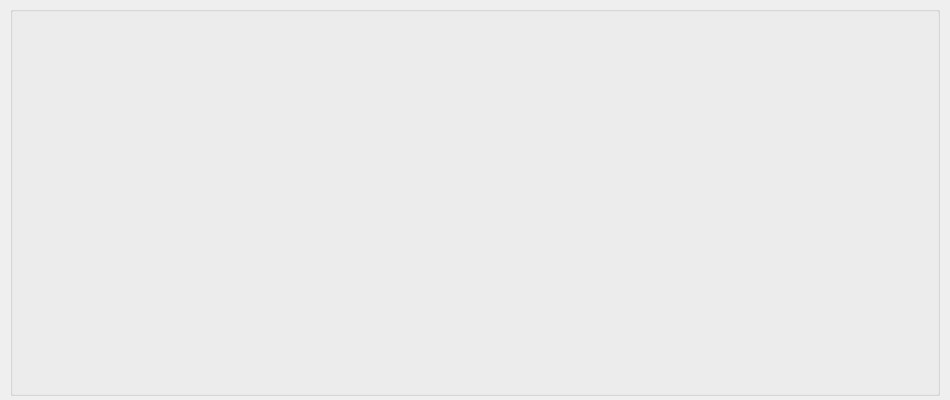
<ui version="4.0" >
 <class>ECCDTRANSLINE_2_1</class>
 <widget class="QWidget" name="ECCDTRANSLINE_2_1" >
  <property name="geometry" >
   <rect>
    <x>0</x>
    <y>0</y>
    <width>950</width>
    <height>400</height>
   </rect>
  </property>
  <property name="windowTitle" >
   <string>Form</string>
  </property>
  <widget class="QGroupBox" name="groupBox_2" >
   <property name="geometry" >
    <rect>
     <x>10</x>
     <y>6</y>
     <width>930</width>
     <height>390</height>
    </rect>
   </property>
   <property name="title" >
    <string/>
   </property>
  </widget>
 </widget>
 <resources/>
 <connections/>
</ui>
